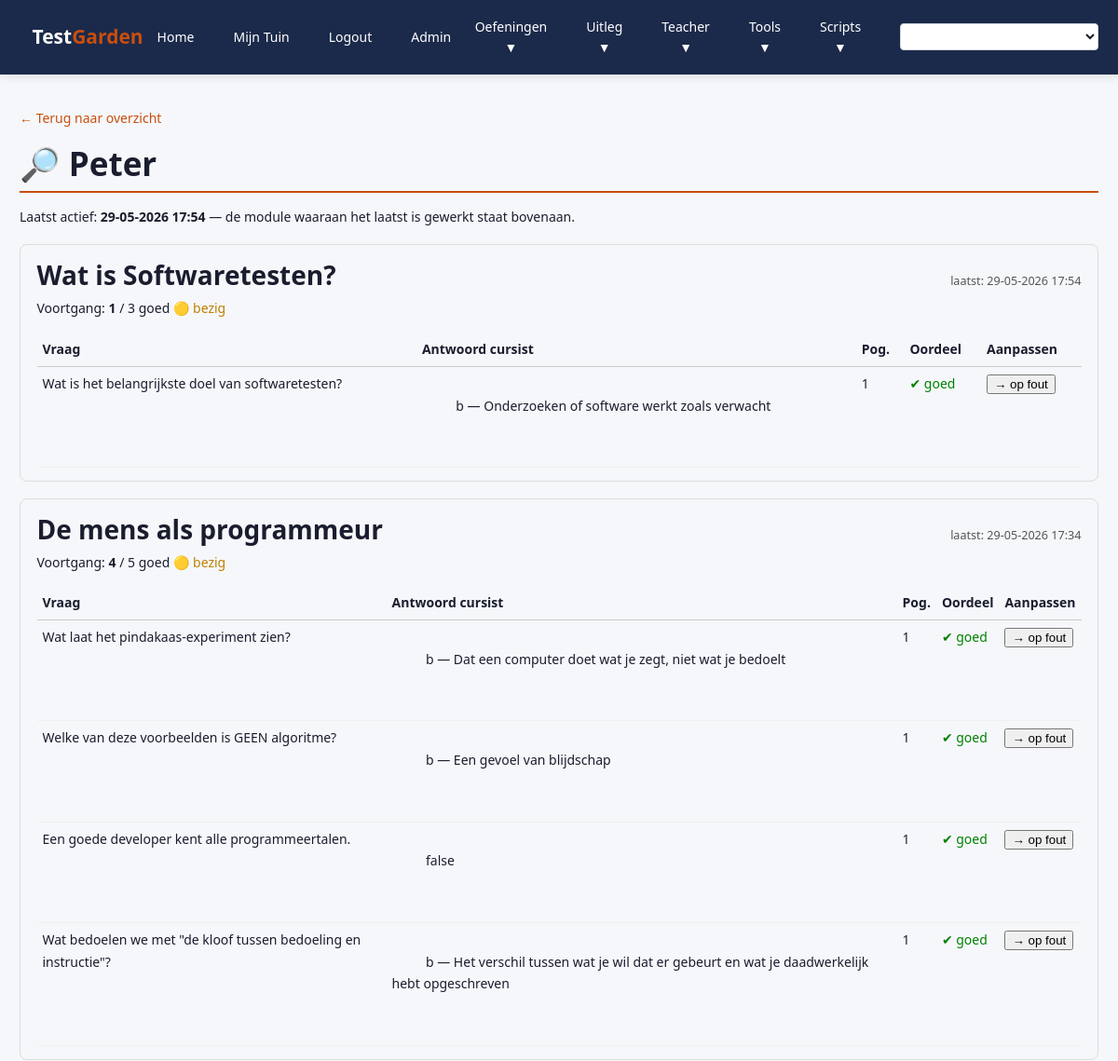
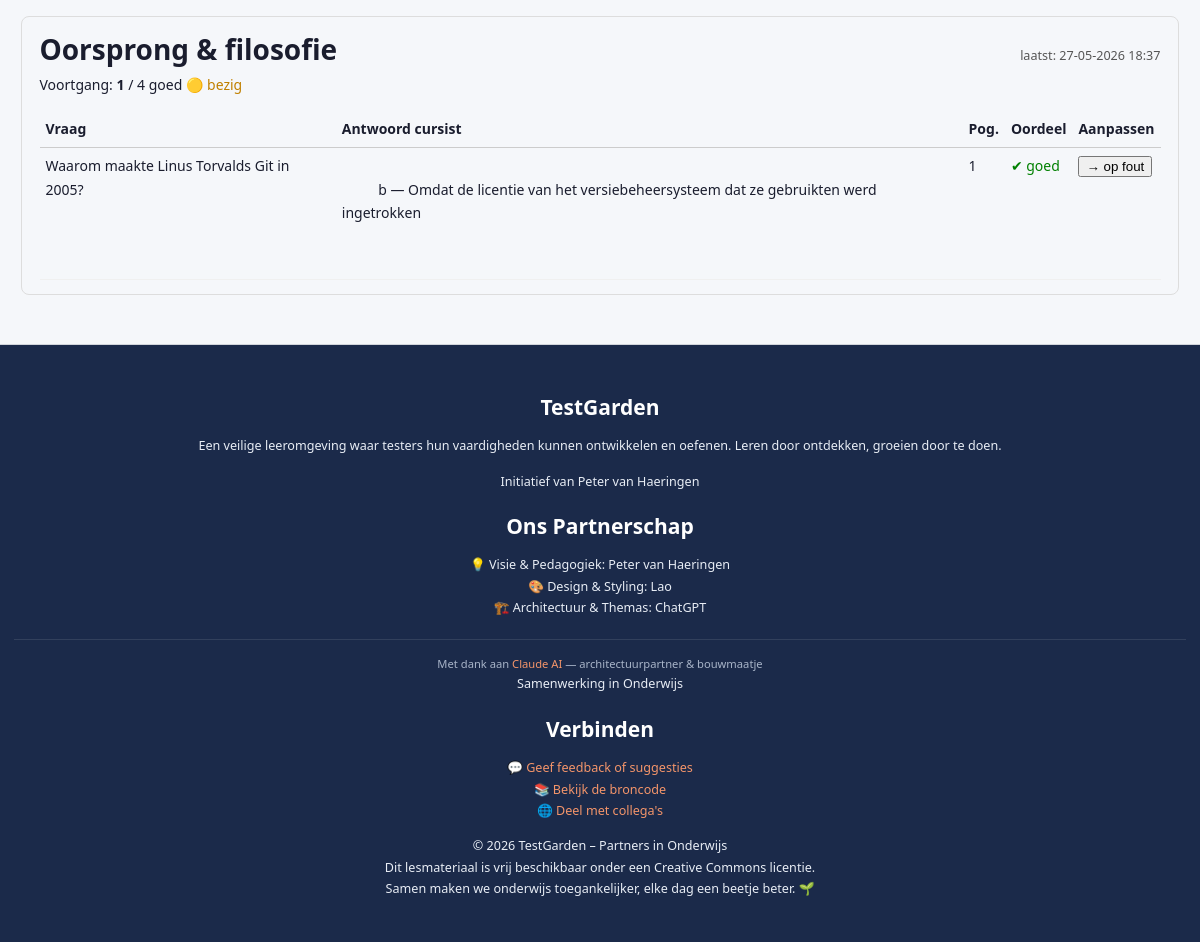
The page /teacher/cursisten/1 (signed in) on the database its author committed (2 pictures, top to bottom).
### database/models.py (models this page shows, shortened)
class User(db.Model):
    id = db.Column(db.Integer, primary_key=True)
    username = db.Column(db.String(150), unique=True, nullable=False)
    email = db.Column(db.String(150), unique=True, nullable=False)
    password_hash = db.Column(db.String(256), nullable=False)
    role = db.Column(db.String(20), nullable=False, default="student")
    dashboard_theme = db.Column(db.String(20), nullable=False, default="plant")
    module_visibility = db.Column(db.String(20), nullable=False, default="alleen_toegewezen")
    progress = db.relationship("Progress", backref="user", lazy=True)
    assigned_modules = db.relationship("UserModule", backref="user", lazy=True,
                                       foreign_keys="UserModule.user_id")

class Answer(db.Model):
    __tablename__ = "answer"
    id = db.Column(db.Integer, primary_key=True)
    user_id = db.Column(db.Integer, db.ForeignKey("user.id"), nullable=False)
    module_slug = db.Column(db.String(120), nullable=False)
    question_id = db.Column(db.String(120), nullable=False)
    is_correct = db.Column(db.Boolean, nullable=False, default=False)
    attempts = db.Column(db.Integer, nullable=False, default=1)
    last_answer = db.Column(db.Text, nullable=True)
    answer_text = db.Column(db.Text, nullable=True)  # voor open antwoorden
    updated_at = db.Column(db.DateTime, default=datetime.utcnow,
                           onupdate=datetime.utcnow, nullable=False)
    __table_args__ = (
        UniqueConstraint("user_id", "module_slug", "question_id",
                         name="uq_user_module_question"),
    )

### teacher/routes.py (the view, shortened to what this page needs)
@teacher_bp.route("/cursisten/<int:user_id>", methods=["GET", "POST"])
@login_required
def cursist_detail(user_id):
    current_role = session.get("role")
    if current_role not in ("teacher", "admin"):
        flash("Geen toegang.", "danger")
        return redirect(url_for("core.index"))
    student = User.query.get_or_404(user_id)
    answers = Answer.query.filter_by(user_id=user_id) \
                          .order_by(Answer.module_slug).all()
    titels = slug_titel_map()
    modules = {}
    for a in answers:
        modules.setdefault(a.module_slug, []).append(a)
    module_blokken = []
    for slug, rijen in modules.items():
        module_def, titel = laad_module_vragen(slug)
        if titel == slug:  # geen titel gevonden via loader, val terug op map
            titel = titels.get(slug, slug)
        vraag_teksten = {}
        vraag_defs = {}
        totaal_vragen = len(rijen)
        if module_def:
            qs = module_def.get("questions", [])
            totaal_vragen = len(qs) or totaal_vragen
            for q in qs:
                vraag_teksten[q.get("id")] = vraagtekst(q)
                vraag_defs[q.get("id")] = q
        antwoorden = []
        for a in sorted(rijen, key=lambda r: str(r.question_id)):
            ruw = a.answer_text or a.last_answer or ""
            leesbaar = leesbaar_antwoord(vraag_defs.get(a.question_id), ruw)
            antwoorden.append({
                "id":          a.id,
                "vraag":       vraag_teksten.get(a.question_id, a.question_id),
                "question_id": a.question_id,
                "antwoord":    leesbaar["weergave"],
                "juist_tekst": leesbaar["juist_tekst"],
                "is_correct":  a.is_correct,
                "attempts":    a.attempts,
                "updated_at":  a.updated_at,
            })
        goed = sum(1 for a in rijen if a.is_correct)
        laatst = max((a.updated_at for a in rijen if a.updated_at), default=None)
        module_blokken.append({
            "slug":     slug,
            "titel":    titel,
            "goed":     goed,
            "totaal":   totaal_vragen,
            "laatst":   laatst,
            "antwoorden": antwoorden,
        })
    module_blokken.sort(
        key=lambda b: (b["laatst"] is not None, b["laatst"]),
        reverse=True,
    )
    laatst_actief = module_blokken[0]["laatst"] if module_blokken else None
    return render_template(
        "cursist_detail.html",
        student=student,
        module_blokken=module_blokken,
        laatst_actief=laatst_actief,
    )

### core/__init__.py (called while the page is built)
@core_bp.app_context_processor
def inject_menus():
    logged_in = False
    username = None
    if "username" in session:
        logged_in = True
        username = session["username"]
    return {"menus": get_all_menus(logged_in, username)}

### core/content_loader.py (called while the page is built)
def _resolve_slug(meta, fallback):
    return meta.get("id") or meta.get("legacy_slug") or fallback

def load_lesson(track, module):
    module_dir = CONTENT_DIR / track / module
    meta_path = module_dir / "meta.yaml"
    lesson_path = module_dir / "lesson.md"
    questions_path = module_dir / "questions.yaml"
    if not meta_path.exists() or not lesson_path.exists():
        return None
    with open(meta_path, "r", encoding="utf-8") as f:
        meta = yaml.safe_load(f)
    with open(lesson_path, "r", encoding="utf-8") as f:
        markdown_content = f.read()
    questions = []
    if questions_path.exists():
        with open(questions_path, "r", encoding="utf-8") as f:
            question_data = yaml.safe_load(f) or {}
            questions = question_data.get("questions", [])
    module_slug = _resolve_slug(meta, module)
    return {
        "meta": meta,
        "content": markdown_content,
        "questions": questions,
        "module_slug": module_slug,
    }

def load_track_modules(track):
    track_dir = CONTENT_DIR / track
    if not track_dir.exists():
        return []
    modules = []
    for module_dir in track_dir.iterdir():
        if not module_dir.is_dir():
            continue
        meta_path = module_dir / "meta.yaml"
        if not meta_path.exists():
            continue
        with open(meta_path, "r", encoding="utf-8") as f:
            meta = yaml.safe_load(f) or {}
        module_slug = _resolve_slug(meta, module_dir.name)
        modules.append({
            "folder": module_dir.name,
            "id": meta.get("id"),
            "module_slug": module_slug,
            "title": meta.get("title", module_dir.name),
            "order": meta.get("order", 999),
            "level": meta.get("level", ""),
            "status": meta.get("status", "active"),
        })
    return sorted(modules, key=lambda m: m["order"])

### core/menu.py (called while the page is built)
def get_exercises_menu():
    return [
        {"name": "Oefening 1", "endpoint": "exercises.een_overview"},
    ]

def get_tools_menu():
    return [
        {"name": "QRCode", "endpoint": "tools.qrcode_page"},
        {"name": "Statuscode Checker", "endpoint": "tools.statuscode"},
    ]

### teacher/templates/cursist_detail.html (shortened to what this page needs)
{% extends "base.html" %}
{% block content %}
<p><a href="{{ url_for('teacher.cursisten_overzicht') }}">← Terug naar overzicht</a></p>
<h1>🔎 {{ student.username }}</h1>
{% if laatst_actief %}
  <p>Laatst actief: <strong>{{ laatst_actief.strftime('%d-%m-%Y %H:%M') }}</strong>
     — de module waaraan het laatst is gewerkt staat bovenaan.</p>
{% else %}
  <p>Deze cursist heeft nog geen vragen beantwoord.</p>
{% endif %}
{% for blok in module_blokken %}
<div style="border:1px solid #ddd; border-radius:8px; padding:1rem 1.25rem; margin:1.25rem 0;">
  <div style="display:flex; justify-content:space-between; align-items:baseline; flex-wrap:wrap; gap:.5rem;">
    <h2 style="margin:0;">{{ blok.titel }}</h2>
    <div style="font-size:.9rem; color:#555;">
      {% if blok.laatst %}laatst: {{ blok.laatst.strftime('%d-%m-%Y %H:%M') }}{% endif %}
    </div>
  </div>
  <p style="margin:.4rem 0 1rem;">
    Voortgang: <strong>{{ blok.goed }}</strong> / {{ blok.totaal }} goed
    {% if blok.totaal and blok.goed >= blok.totaal %}
      <span style="color:green;">✔ afgerond</span>
    {% else %}
      <span style="color:#c08000;">🟡 bezig</span>
    {% endif %}
  </p>
  <table style="width:100%; border-collapse:collapse;">
    <thead>
      <tr>
        <th style="text-align:left; border-bottom:1px solid #ccc; padding:6px;">Vraag</th>
        <th style="text-align:left; border-bottom:1px solid #ccc; padding:6px;">Antwoord cursist</th>
        <th style="text-align:left; border-bottom:1px solid #ccc; padding:6px;">Pog.</th>
        <th style="text-align:left; border-bottom:1px solid #ccc; padding:6px;">Oordeel</th>
        <th style="text-align:left; border-bottom:1px solid #ccc; padding:6px;">Aanpassen</th>
      </tr>
    </thead>
    <tbody>
      {% for a in blok.antwoorden %}
      <tr>
        <td style="padding:6px; border-bottom:1px solid #f0f0f0; vertical-align:top;">{{ a.vraag }}</td>
        <td style="padding:6px; border-bottom:1px solid #f0f0f0; vertical-align:top; white-space:pre-wrap;">
          {{ a.antwoord }}
        </td>
        <td style="padding:6px; border-bottom:1px solid #f0f0f0; vertical-align:top;">{{ a.attempts }}</td>
        <td style="padding:6px; border-bottom:1px solid #f0f0f0; vertical-align:top;">
          {% if a.is_correct %}
            <span style="color:green;">✔ goed</span>
          {% else %}
            <span style="color:#c0392b;">✘ fout</span>
          {% endif %}
        </td>
        <td style="padding:6px; border-bottom:1px solid #f0f0f0; vertical-align:top;">
          <form method="post" style="display:inline;">
            {% if a.is_correct %}
              <button type="submit" name="oordeel" value="fout"
                      style="cursor:pointer;">→ op fout</button>
            {% else %}
              <button type="submit" name="oordeel" value="goed"
                      style="cursor:pointer;">→ op goed</button>
            {% endif %}
          </form>
        </td>
      </tr>
      {% endfor %}
    </tbody>
  </table>
</div>
{% else %}
  <p style="color:#999;">Nog geen antwoorden om te tonen.</p>
{% endfor %}
{% endblock %}

### templates/base.html (shortened to what this page needs)
<!doctype html>
<html lang="nl" data-theme="ivm">
<head>
    <link rel="stylesheet" href="{{ url_for('static', filename='css/style.css') }}">
</head>
<body class="fade-in">
<header class="navbar">
    <div class="nav-left">
        <a class="brand" href="{{ url_for('core.index') }}">
            Test<span>Garden</span>
        </a>
    </div>
    <nav class="nav-center desktop-only">
        {% for item in menus["main"] %}
            <a class="nav-link" href="{{ url_for(item["endpoint"]) }}">{{ item["name"] }}</a>
        {% endfor %}
        {% if current_role == "admin" %}
            <a class="nav-link" href="{{ url_for('users.admin_panel') }}">Admin</a>
        {% endif %}
    </nav>
    <div class="nav-right desktop-only">
        {% if current_role in ["teacher", "admin"] %}
        <div class="dropdown">
            <button class="dropdown-toggle">Oefeningen ▼</button>
        </div>
        <div class="dropdown">
            <button class="dropdown-toggle">Uitleg ▼</button>
        </div>
        {% endif %}
        {% if current_role in ["teacher", "admin"] %}
        <div class="dropdown">
            <button class="dropdown-toggle">Teacher ▼</button>
        </div>
        {% endif %}
        <div class="dropdown">
            <button class="dropdown-toggle">Tools ▼</button>
        </div>
        {% if current_role in ["admin", "tester"] %}
        <div class="dropdown">
            <button class="dropdown-toggle">Scripts ▼</button>
        </div>
        {% endif %}
        <select id="themeSelect" class="theme-select">
        </select>
    </div>
</header>
<main class="content content-wide">
    {% block content %}{% endblock %}
</main>
<footer class="footer">
    <div class="footer-content">
        <div class="footer-section">
            <h3>TestGarden</h3>
            <p>Een veilige leeromgeving waar testers hun vaardigheden kunnen ontwikkelen en oefenen. Leren door ontdekken, groeien door te doen.</p>
            <p>Initiatief van Peter van Haeringen</p>
        </div>
        <div class="footer-section">
            <h3>Ons Partnerschap</h3>
            <p>💡 Visie & Pedagogiek: Peter van Haeringen<br>
               🎨 Design & Styling: Lao<br>
               🏗️ Architectuur & Themas: ChatGPT</p>
               <div class="footer-credit">
                  Met dank aan <a href="https://claude.ai" target="_blank" rel="noopener">Claude AI</a> — architectuurpartner & bouwmaatje
               </div>
            <div class="partnership-badge">Samenwerking in Onderwijs</div>
        </div>
        <div class="footer-section">
            <h3>Verbinden</h3>
            <p>
                <a href="{{ url_for('feedback.feedback_form') }}">💬 Geef feedback of suggesties</a><br>
                <a href="#">📚 Bekijk de broncode</a><br>
                <a href="#">🌐 Deel met collega's</a>
            </p>
        </div>
    </div>
    <div class="footer-bottom">
        <p>&copy; {{ year }} TestGarden – Partners in Onderwijs<br>
        Dit lesmateriaal is vrij beschikbaar onder een Creative Commons licentie.<br>
        Samen maken we onderwijs toegankelijker, elke dag een beetje beter. 🌱</p>
    </div>
</footer>
</body>
</html>

### static/css/style.css (style rules this page uses)
:root { --font-main: 'Segoe UI', Tahoma, Geneva, Verdana, sans-serif; --font-size-base: 14px; --content-max-width: 1200px; --border-radius: 4px; --box-shadow: 0 2px 10px rgba(0,0,0,0.1); --transition: all 0.3s ease; --bg: #f5f7fa; --bg-alt: #eaecf0; --nav-bg: #1B2A4A; --card-bg: #ffffff; --text: #1a1d2e; --text-soft: #4b5563; --accent: #C94E0F; --accent-soft: #fde8d8; --accent-strong: #9c3a09; --success-color: #1e7a3c; --warning-color: #b45309; --danger-color: #b91c1c; --border-subtle: #d1d5db; --shadow-soft: 0 2px 10px rgba(27, 42, 74, 0.12); }
html { font-size: var(--font-size-base); }
body { margin: 0; padding: 0; font-family: var(--font-main); font-size: 1rem; background: var(--bg); color: var(--text); line-height: 1.6; transition: background 0.25s ease, color 0.25s ease; }
main.content { max-width: var(--content-max-width); margin: 2.5rem auto 3.5rem; padding: 0 1.5rem; line-height: 1.7; }
h1, h2, h3, h4, h5, h6 { margin-bottom: 1rem; color: var(--text); font-weight: 600; line-height: 1.3; }
h1 { font-size: 2.5rem; border-bottom: 2px solid var(--accent); padding-bottom: 0.5rem; margin-top: 0; }
h2 { font-size: 2rem; margin-top: 2rem; }
h3 { font-size: 1.5rem; }
p { margin: 0 0 1rem; }
a { color: var(--accent); text-decoration: none; transition: var(--transition); }
.navbar { display: flex; align-items: center; justify-content: space-between; background: var(--nav-bg); padding: 0.75rem 1.5rem; position: sticky; top: 0; z-index: 50; box-shadow: var(--box-shadow); }
.nav-left, .nav-center, .nav-right { display: flex; align-items: center; gap: 1.5rem; }
.brand { font-weight: 700; font-size: 1.5rem; color: white; }
.brand span { color: var(--accent); }
.nav-center .nav-link { font-weight: 500; }
.nav-link { text-decoration: none; color: white; padding: 0.5rem 0.75rem; border-radius: var(--border-radius); transition: var(--transition); font-weight: 500; }
.desktop-only { display: flex; }
input[type="text"], input[type="email"], input[type="password"], select, textarea { width: 100%; padding: 0.75rem; border: 1px solid var(--border-subtle); border-radius: var(--border-radius); font-size: 1rem; transition: var(--transition); background-color: var(--card-bg); color: var(--text); }
.dropdown { position: relative; display: inline-flex; align-items: center; }
.dropdown-toggle { border: none; background: transparent; font: inherit; cursor: pointer; color: white; padding: 0.5rem 0.75rem; border-radius: var(--border-radius); display: inline-flex; align-items: center; gap: 0.3rem; transition: var(--transition); }
.theme-select { margin-left: 0.75rem; padding: 0.4rem 0.8rem; font-size: 0.9rem; border-radius: var(--border-radius); border: 1px solid var(--border-subtle); background: var(--card-bg); color: var(--text); outline: none; cursor: pointer; }
.footer { border-top: 1px solid var(--border-subtle); padding: 2rem 1rem; text-align: center; background: var(--nav-bg); color: #e8edf5; font-size: 0.9rem; line-height: 1.7; }
.footer h1, .footer h2, .footer h3, .footer h4 { color: #ffffff; border-bottom: none; }
.footer a { color: #F4956A; }
.footer-credit { margin-top: 1.5rem; padding-top: 1rem; border-top: 1px solid rgba(255, 255, 255, 0.1); font-size: 0.8rem; color: #a8b4c8; }

### rows shown on the page
User: username "Peter"
Answer: strftime "29-05-2026 17:54", titel "Wat is Softwaretesten?", laatst "29-05-2026 17:54", goed "1", totaal "3", vraag "Wat is het belangrijkste doel van softwaretesten?", antwoord "b — Onderzoeken of software werkt zoals verwacht", attempts "1"
Answer: titel "De mens als programmeur", laatst "29-05-2026 17:34", goed "4", totaal "5", vraag "Wat laat het pindakaas-experiment zien?", antwoord "b — Dat een computer doet wat je zegt, niet wat je bedoelt", attempts "1"
Answer: vraag "Welke van deze voorbeelden is GEEN algoritme?", antwoord "b — Een gevoel van blijdschap", attempts "1"
Answer: vraag "Een goede developer kent alle programmeertalen.", antwoord "false", attempts "1"
Answer: vraag "Wat bedoelen we met \"de kloof tussen bedoeling en instructie\"?", antwoord "b — Het verschil tussen wat je wil dat er gebeurt en wat je daadwerkelijk hebt opgeschreven", attempts "1"
Answer: titel "Oorsprong & filosofie", laatst "27-05-2026 18:37", goed "1", totaal "4", vraag "Waarom maakte Linus Torvalds Git in 2005?", antwoord "b — Omdat de licentie van het versiebeheersysteem dat ze gebruikten werd ingetrokken", attempts "1"

### other values the page prints
{{ item["name"] }} "Home" "Mijn Tuin" "Logout"
